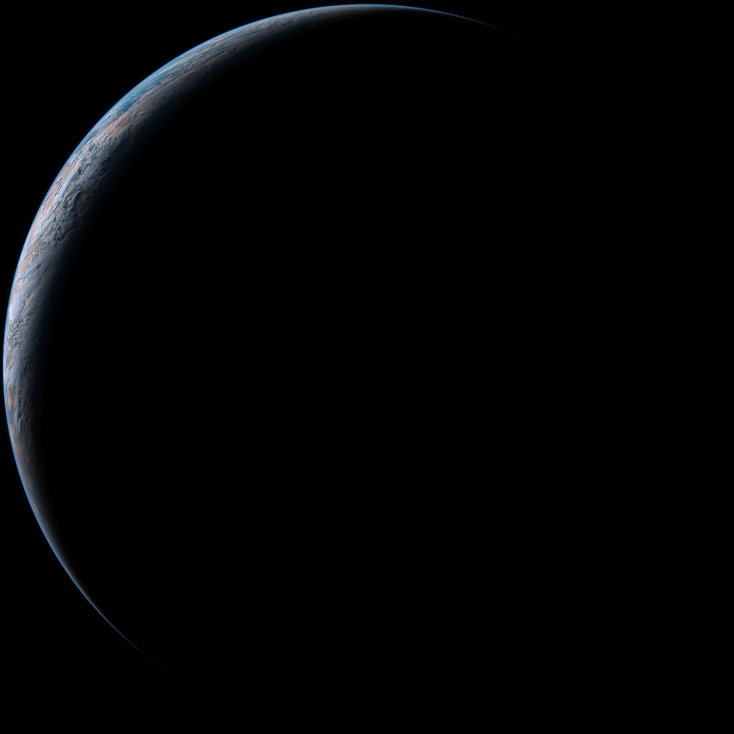
#> input picture history/earth_20260807_1230.webp, 2200 x 2200 px (shown at 1/3 size)
$ python -i downloader.py   (imports and definitions only)
#> lines starting #> are read from the running program, lines starting #| are printed output that depends on the picture; after the words box and inside, x2 and y2 are one past the last pixel; in counts of white or black regions, pixels touching at a corner belong together
#> further down, picture is the input picture: PIL image 2200x2200 RGB; mean R, G, B 3.5, 4, 4.7
import os
import time
import json
import requests

from datetime import datetime, timedelta, timezone
from io import BytesIO
from PIL import Image


# =========================
# 配置
# =========================

TARGET_RESOLUTION = 2160
TILE_SIZE = 550

BASE_URL = (
    "https://himawari8-dl.nict.go.jp/"
    "himawari8/img/D531106/"
)

OUTPUT = "output/earth.webp"

HISTORY_DIR = "history"
HISTORY_JSON = "history.json"

# 最大保险数量
# 实际按24小时删除
MAX_HISTORY = 200

# HTTP 请求头
HEADERS = {
    "User-Agent": "Mozilla/5.0"
}

# 单个瓦片下载重试次数
TILE_RETRIES = 3

# NICT 的 No Image 占位图通常为：
# 黑色背景 + 中央一小块灰色 “No Image” 文本。
# 下面参数用于识别这种占位图，而不是简单判断“是否为纯黑图”。
NO_IMAGE_PIXEL_THRESHOLD = 10
NO_IMAGE_MAX_BRIGHT_RATIO = 0.08
NO_IMAGE_MAX_BBOX_WIDTH_RATIO = 0.60
NO_IMAGE_MAX_BBOX_HEIGHT_RATIO = 0.25
NO_IMAGE_CENTER_TOLERANCE_X = 0.20
NO_IMAGE_CENTER_TOLERANCE_Y = 0.20


# =========================
# 分辨率
# =========================

# [26 lines left out: functions get_nearest_d, build_url, not called in this run]


# =========================
# No Image 占位图检测
# =========================

def is_no_image(img):

    """
    检测 NICT 返回的 “No Image” 占位图。

    旧方法 img.getbbox() is None 只能检测纯黑图。
    NICT 的占位图虽然背景接近黑色，但中央存在灰色文字，
    因此 getbbox() 并不会返回 None。

    当前方法判断：
    1. 图像是否几乎全黑；
    2. 非黑像素是否只集中在中央的一小块区域。

    这样可以识别 “黑底 + 中央 No Image 文本”，同时尽量避免
    把正常的太空背景或地球边缘瓦片误判为缺图。
    """

    if img.mode != "RGB":
        img = img.convert("RGB")

    gray = img.convert("L")

    # 将亮度高于阈值的像素视为“有效非黑像素”
    mask = gray.point(
        lambda p: 255 if p > NO_IMAGE_PIXEL_THRESHOLD else 0
    )
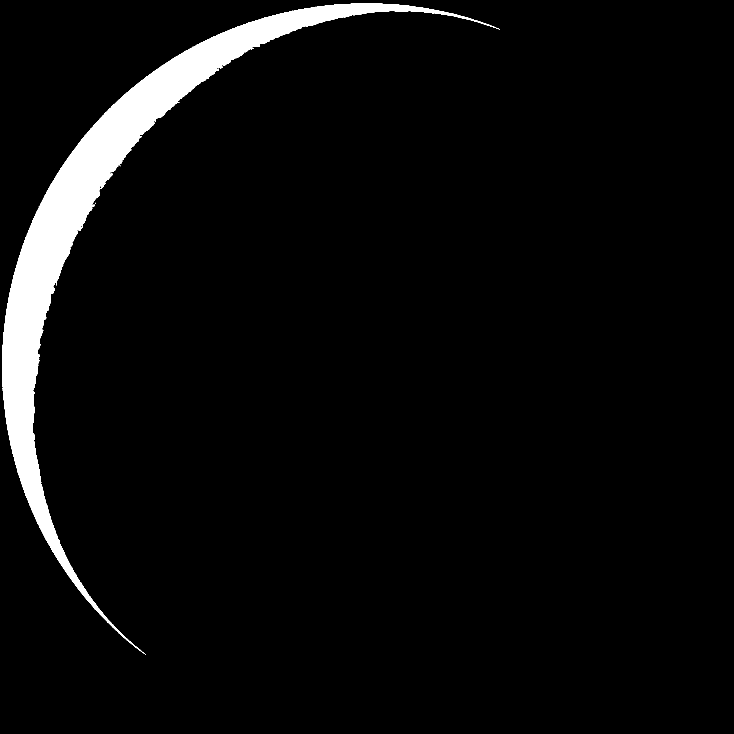
#> mask: PIL image 2200x2200 L (shown at 1/3 size); 4.6% white; 10 white regions (9 under 20 px), largest, box (x1, y1, x2, y2) and area: (6, 10, 1500, 1962) 220208

    bbox = mask.getbbox()
#> bbox = (6, 10, 1500, 1964)

    # 完全没有非黑像素：肯定不是有效卫星图
    if bbox is None:
        return True

    width, height = gray.size
#> width = 2200; height = 2200
    x0, y0, x1, y1 = bbox
#> x0 = 6; y0 = 10; x1 = 1500; y1 = 1964

    bbox_width = x1 - x0
#> bbox_width = 1494
    bbox_height = y1 - y0
#> bbox_height = 1954

    # 统计非黑像素比例
    histogram = mask.histogram()
#> histogram = 256 values, max 4619762 at index 0, min 0 at index 1, mean 18906.2
    bright_pixels = histogram[255]
#> bright_pixels = 220238
    total_pixels = width * height
#> total_pixels = 4840000
    bright_ratio = bright_pixels / total_pixels
#> bright_ratio = 0.0455

    # “No Image” 文字应当只占整张 tile 很小一部分
    if bright_ratio > NO_IMAGE_MAX_BRIGHT_RATIO:
        return False

    # 非黑区域如果太大，更像正常卫星图，而不是中央提示文字
    if bbox_width > width * NO_IMAGE_MAX_BBOX_WIDTH_RATIO:
        return False

    if bbox_height > height * NO_IMAGE_MAX_BBOX_HEIGHT_RATIO:
        return False

    # 判断这块小区域是否位于 tile 中央附近
    bbox_center_x = (x0 + x1) / 2
    bbox_center_y = (y0 + y1) / 2

    image_center_x = width / 2
    image_center_y = height / 2

    centered_x = (
        abs(bbox_center_x - image_center_x)
        <= width * NO_IMAGE_CENTER_TOLERANCE_X
    )

    centered_y = (
        abs(bbox_center_y - image_center_y)
        <= height * NO_IMAGE_CENTER_TOLERANCE_Y
    )

    return centered_x and centered_y


# =========================
# 时间候选
# =========================

# [458 lines left out: functions get_time_candidates, check_time, find_latest_time, download_tile, merge_tiles, save_history and 2 more, not called in this run]

>>> from PIL import Image
>>> picture = Image.open('history/earth_20260807_1230.webp')
>>> result = is_no_image(picture)
#> result = False

$ run again, on history/earth_20260807_1700.webp
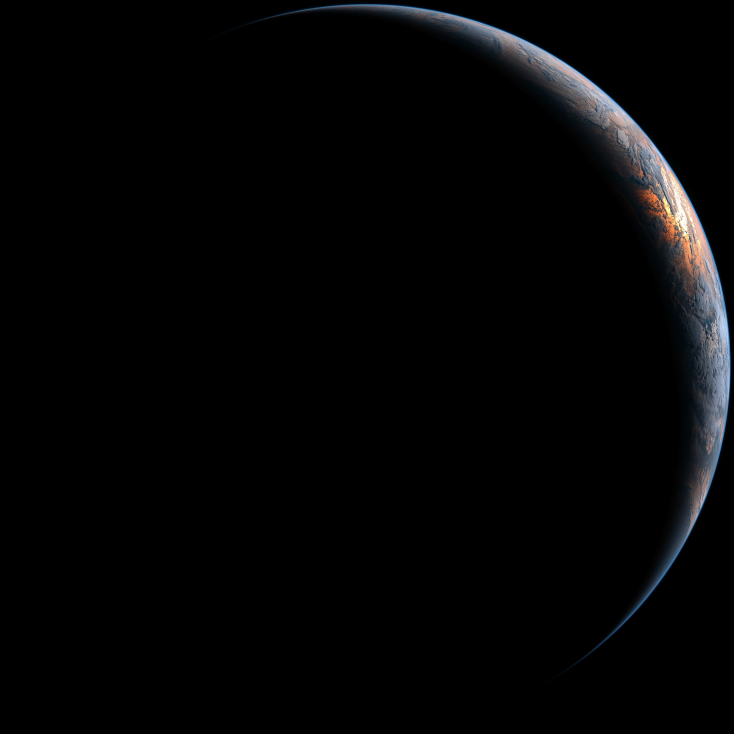
#> input picture history/earth_20260807_1700.webp, 2200 x 2200 px (shown at 1/3 size)
#> picture is the input picture: PIL image 2200x2200 RGB; mean R, G, B 4.8, 4.9, 5.3
#> in is_no_image, `mask = gray.point( lambda p: 255 if p > NO_IMAGE_PIXEL_THRESHOLD else ..`:
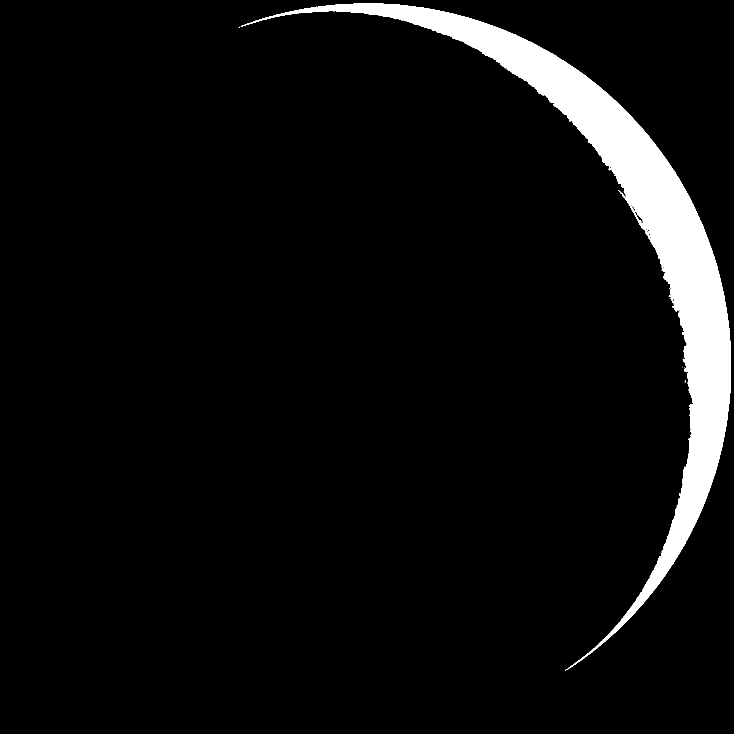
#> mask: PIL image 2200x2200 L (shown at 1/3 size); 5.4% white; 21 white regions (20 under 20 px), largest, box (x1, y1, x2, y2) and area: (722, 10, 2193, 2011) 263530
#> bbox = (716, 10, 2193, 2012)
#> x0 = 716; y0 = 10; x1 = 2193; y1 = 2012
#> bbox_width = 1477
#> bbox_height = 2002
#> histogram = 256 values, max 4576390 at index 0, min 0 at index 1, mean 18906.2
#> bright_pixels = 263610
#> bright_ratio = 0.0545
#> result = False

$ run again, on history/earth_20260808_0520.webp
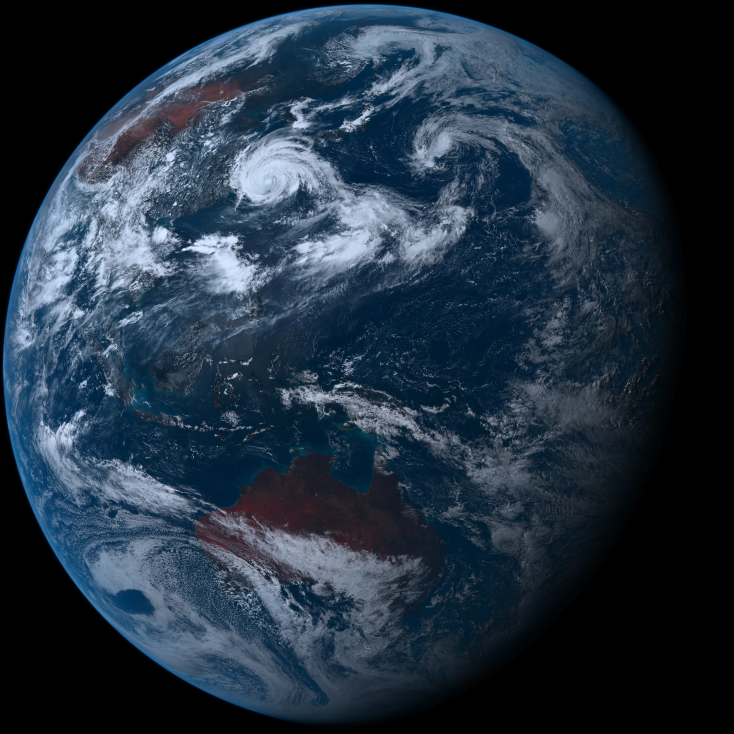
#> input picture history/earth_20260808_0520.webp, 2200 x 2200 px (shown at 1/3 size)
#> picture is the input picture: PIL image 2200x2200 RGB; mean R, G, B 35.6, 50.1, 64.7
#> in is_no_image, `gray = img.convert("L")`:
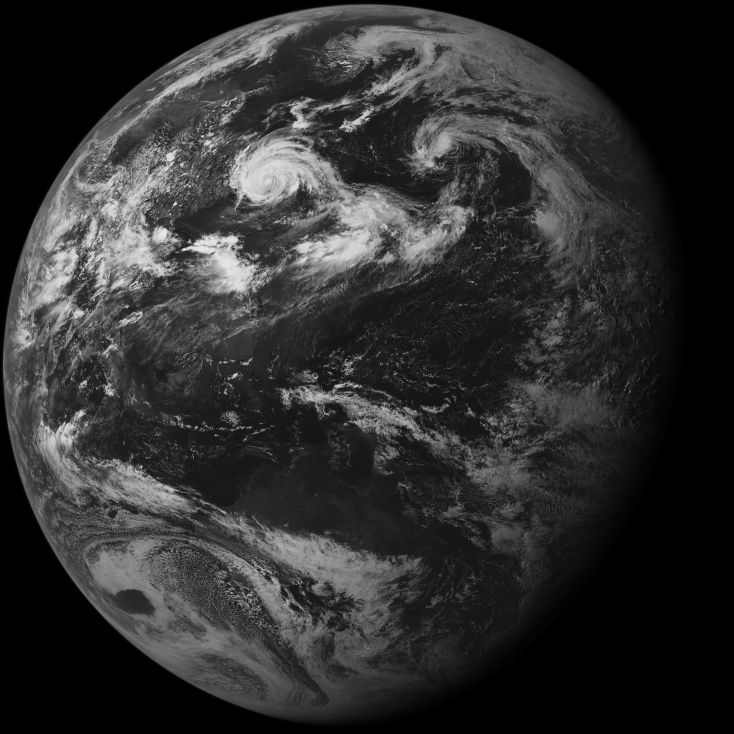
#> gray: PIL image 2200x2200 L (shown at 1/3 size); min 0, max 241, mean 47.4
#> in is_no_image, `mask = gray.point( lambda p: 255 if p > NO_IMAGE_PIXEL_THRESHOLD else ..`:
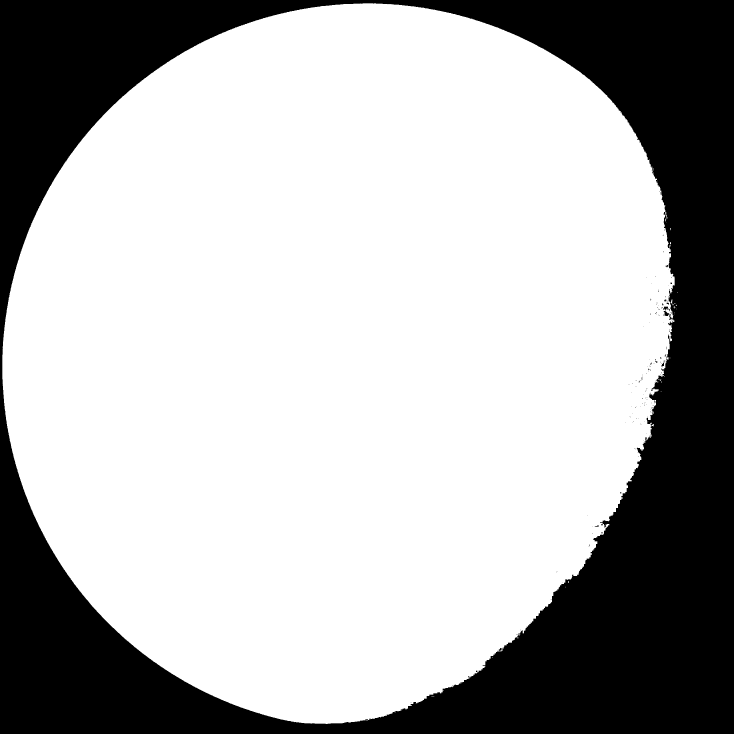
#> mask: PIL image 2200x2200 L (shown at 1/3 size); 69.7% white; 155 black regions (147 under 20 px), largest, box (x1, y1, x2, y2) and area: (0, 0, 2200, 2200) 1464231, (1989, 920, 2006, 932) 111, (1984, 1088, 1992, 1101) 61
#> bbox = (7, 10, 2034, 2172)
#> x0 = 7; y0 = 10; x1 = 2034; y1 = 2172
#> bbox_width = 2027
#> bbox_height = 2162
#> histogram = 256 values, max 3374958 at index 255, min 0 at index 1, mean 18906.2
#> bright_pixels = 3374958
#> bright_ratio = 0.697
#> result = False
